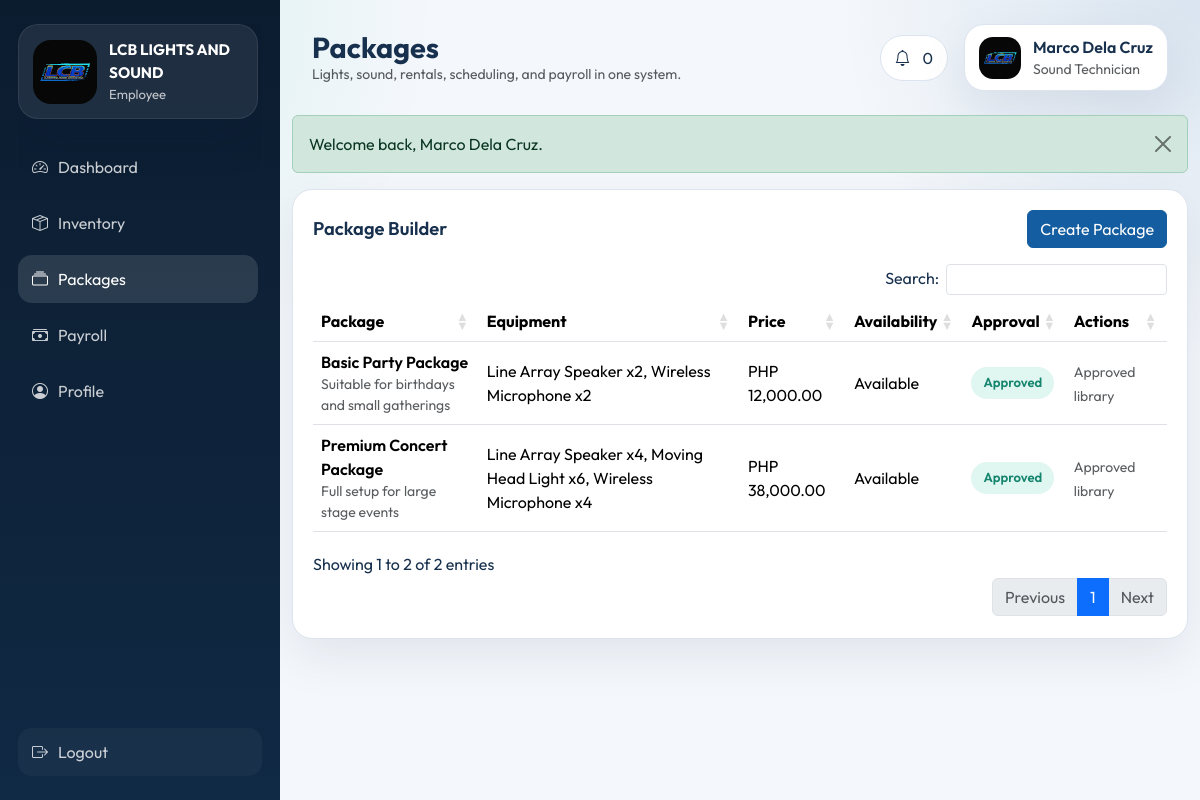
The page /employee/packages.php (signed in) on the database its author committed.
### tables this page shows
CREATE TABLE packages (
    id INT AUTO_INCREMENT PRIMARY KEY,
    package_name VARCHAR(150) NOT NULL,
    description TEXT NULL,
    equipment_ids TEXT NULL,
    equipment_summary TEXT NULL,
    price DECIMAL(10,2) NOT NULL DEFAULT 0,
    availability_status ENUM('Available', 'Unavailable') NOT NULL DEFAULT 'Available',
    approval_status ENUM('Pending', 'Approved', 'Denied') NOT NULL DEFAULT 'Pending',
    submitted_by INT NULL,
    approved_by INT NULL,
    created_at TIMESTAMP DEFAULT CURRENT_TIMESTAMP,
    FOREIGN KEY (submitted_by) REFERENCES users(id) ON DELETE SET NULL,
    FOREIGN KEY (approved_by) REFERENCES users(id) ON DELETE SET NULL
);

### config/helpers.php (called while the page is built, shortened)
<?php
function db(): mysqli
{
    global $mysqli;
    return $mysqli;
}
function e(?string $value): string
{
    return htmlspecialchars((string) $value, ENT_QUOTES, 'UTF-8');
}
function current_user(): ?array
{
    return $_SESSION['user'] ?? null;
}
function fetch_all(string $sql, string $types = '', array $params = []): array
{
    $stmt = db()->prepare($sql);
    if ($types !== '') {
        $stmt->bind_param($types, ...$params);
    }
    $stmt->execute();
    return $stmt->get_result()->fetch_all(MYSQLI_ASSOC);
}
function money(float $value): string
{
    return 'PHP ' . number_format($value, 2);
}

### employee/packages.php (the view, shortened to what this page needs)
<?php
$userId = (int) current_user()['id'];
$packages = fetch_all('SELECT * FROM packages WHERE submitted_by = ? OR approval_status = "Approved" ORDER BY created_at DESC', 'i', [$userId]);
require BASE_PATH . '/partials/layout_top.php';
?>
<div class="content-card">
    <div class="d-flex justify-content-between align-items-center mb-3">
        <div class="section-title">Package Builder</div>
        <button class="btn btn-primary" data-bs-toggle="modal" data-bs-target="#addPackageModal">Create Package</button>
    </div>
    <div class="table-responsive">
        <table class="table datatable align-middle">
            <thead><tr><th>Package</th><th>Equipment</th><th>Price</th><th>Availability</th><th>Approval</th><th>Actions</th></tr></thead>
            <tbody>
            <?php foreach ($packages as $package): ?>
                <tr>
                    <td><div class="fw-semibold"><?= e($package['package_name']) ?></div><div class="small text-muted"><?= e($package['description']) ?></div></td>
                    <td><?= e($package['equipment_summary']) ?></td>
                    <td><?= e(money((float) $package['price'])) ?></td>
                    <td><?= e($package['availability_status']) ?></td>
                    <td><span class="status-pill status-<?= strtolower($package['approval_status']) ?>"><?= e($package['approval_status']) ?></span></td>
                    <td><?php if ((int) $package['submitted_by'] === $userId): ?><button class="btn btn-sm btn-outline-primary" data-bs-toggle="modal" data-bs-target="#editPackage<?= (int) $package['id'] ?>">Edit</button><?php else: ?><span class="small text-muted">Approved library</span><?php endif; ?></td>
                </tr>
            <?php endforeach; ?>
            </tbody>
        </table>
    </div>
</div>
<?php require BASE_PATH . '/partials/layout_bottom.php'; ?>

### assets/css/style.css (style rules this page uses)
:root { --bg: #f4f7fb; --surface: #ffffff; --surface-alt: #0c1c2f; --text: #17304d; --muted: #6e8097; --primary: #145da0; --accent: #1fbf9f; --warning: #f39c12; --danger: #d64545; --border: #dbe4ef; --shadow: 0 18px 50px rgba(8, 31, 61, 0.08); }
* { box-sizing: border-box; }
body { margin: 0; background: radial-gradient(circle at top left, rgba(31, 191, 159, 0.16), transparent 30%), radial-gradient(circle at top right, rgba(20, 93, 160, 0.12), transparent 25%), var(--bg); color: var(--text); font-family: 'Outfit', sans-serif; }
.brand-card, .user-chip, .stats-card, .content-card, .mini-card, .auth-card, .calendar-card { background: var(--surface); border: 1px solid var(--border); border-radius: 20px; box-shadow: var(--shadow); }
.stats-card, .content-card, .mini-card, .calendar-card { padding: 20px; }
.section-title { font-size: 1.15rem; font-weight: 600; }
.status-pill { display: inline-flex; align-items: center; border-radius: 999px; padding: 6px 12px; font-size: 0.82rem; font-weight: 600; }
.status-available, .status-approved, .status-paid, .status-completed { background: rgba(31, 191, 159, 0.14); color: #16856e; }
.container-fluid, .row, .content-card, .calendar-card, .stats-card { min-width: 0; }
.btn-primary { background: var(--primary); border-color: var(--primary); }

### rows shown on the page
packages: package_name "Basic Party Package", description "Suitable for birthdays and small gatherings", equipment_summary "Line Array Speaker x2, Wireless Microphone x2", price "PHP 12,000.00", availability_status "Available", approval_status "Approved", shows "Approved library"
packages: package_name "Premium Concert Package", description "Full setup for large stage events", equipment_summary "Line Array Speaker x4, Moving Head Light x6, Wireless Microphone x4", price "PHP 38,000.00", availability_status "Available", approval_status "Approved", shows "Approved library"

### other values the page prints
role_label($accountType) "Employee"
$label "Dashboard"
$label "Inventory"
$label "Packages"
$label "Payroll"
$label "Profile"
$pageTitle "Packages"
$notificationCount "0"
$user['full_name'] "Marco Dela Cruz"
$user['employee_role'] "Sound Technician"
$flash['message'] "Welcome back, Marco Dela Cruz."
